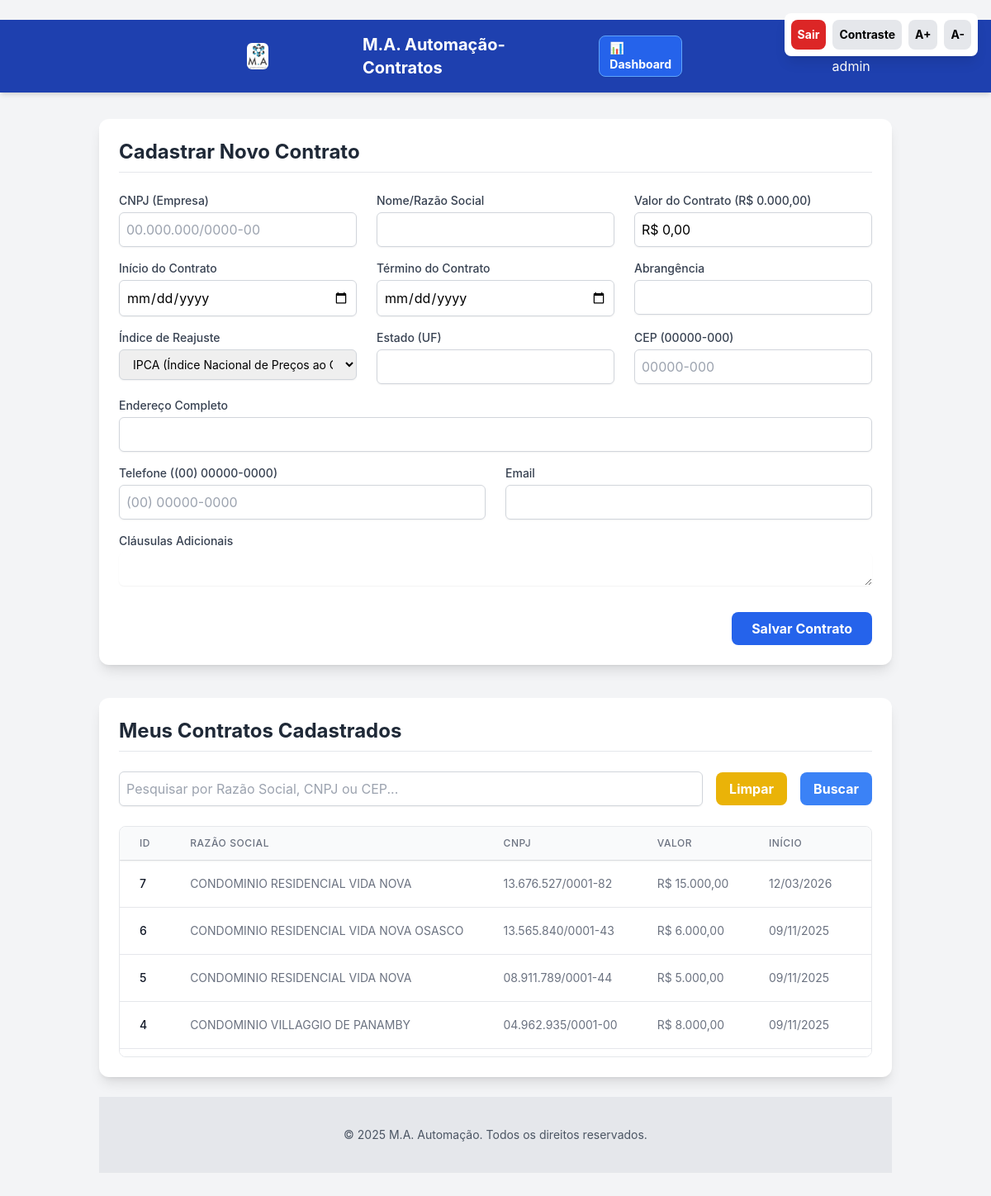
Screenshot of / (signed in) with the database file from the repository.
### models.py (models this page shows, shortened)
class User(db.Model, UserMixin):
    id = db.Column(db.Integer, primary_key=True)
    username = db.Column(db.String(80), unique=True, nullable=False)
    password_hash = db.Column(db.String(256), nullable=False)
    contratos = db.relationship('ContratCond', backref='usuario', lazy=True)

### app.py (models this page shows, shortened)
class ContratCond(db.Model):
    id = db.Column(db.Integer, primary_key=True)
    nome = db.Column(db.String(100), nullable=False)
    cnpj = db.Column(db.String(20), unique=True, nullable=False)
    endereco = db.Column(db.String(200), nullable=False)
    cep = db.Column(db.String(10), nullable=False)
    estado = db.Column(db.String(50), nullable=False)
    telefone = db.Column(db.String(20), nullable=False)
    email = db.Column(db.String(120), nullable=False)
    valor_contrato = db.Column(db.Numeric(10, 2), nullable=False)
    inicio_contrato = db.Column(db.Date, nullable=False)
    termino_contrato = db.Column(db.Date, nullable=True)
    abrangencia_contrato = db.Column(db.String(100), nullable=False)
    tipo_indice = db.Column(db.String(50), nullable=True)
    clausulas_adicionais = db.Column(db.Text, nullable=True)
    data_criacao = db.Column(db.DateTime, nullable=False, default=datetime.utcnow)

### app.py (the view, shortened to what this page needs)
@app.route('/', methods=['GET', 'POST'])
def index():
    form = ContratoForm()
    search_form = SearchForm()
    search_query = request.args.get('termo', '')
    page = request.args.get('page', 1, type=int)
    per_page = 10
    query = ContratCond.query.order_by(ContratCond.data_criacao.desc())
    contratos = query.paginate(page=page, per_page=per_page, error_out=False)
    return render_template('index.html',
                            form=form,
                            search_form=search_form,
                            contratos=contratos,
                            search_query=search_query)

### app.py
class SearchForm(FlaskForm):
    termo = StringField('Pesquisar', validators=[Optional(), Length(max=100)])
    submit = SubmitField('Buscar')

### app.py (called while the page is built)
def clean_currency(value_str):
    if not isinstance(value_str, str):
        value_str = str(value_str)
    cleaned = re.sub(r'[R$\s.]', '', value_str).replace(',', '.')
    try:
        if not cleaned:
            return Decimal('0.00')
        return Decimal(cleaned)
    except Exception:
        return Decimal('0.00')

def format_currency_br(value):
    if value is None:
        return ""
    return "R$ {:,.2f}".format(value).replace(",", "X").replace(".", ",").replace("X", ".")

@login_manager.user_loader
def load_user(user_id):
    try:
        return User.query.get(int(user_id))
    except ValueError:
        return None

### templates/index.html (shortened to what this page needs)
<!DOCTYPE html>
<html lang="pt-BR">
<head>
    <script src="https://cdn.tailwindcss.com"></script>
</head>
<body class="min-h-screen">
    <div class="fixed top-4 right-4 z-50 flex space-x-2 p-2 bg-white card rounded-lg shadow-lg">
        <a href="{{ url_for('logout') }}" title="Sair do Sistema" class="p-2 text-sm bg-red-600 text-white hover:bg-red-700 rounded-lg font-bold transition duration-150">
            Sair
        </a>
        <button id="toggle-contrast" title="Alternar Modo de Alto Contraste" class="p-2 text-sm bg-gray-200 hover:bg-gray-300 rounded-lg font-bold transition duration-150">
            Contraste
        </button>
        <button id="increase-font" title="Aumentar Tamanho da Fonte" class="p-2 text-sm bg-gray-200 hover:bg-gray-300 rounded-lg font-bold transition duration-150">
            A+
        </button>
        <button id="decrease-font" title="Diminuir Tamanho da Fonte" class="p-2 text-sm bg-gray-200 hover:bg-gray-300 rounded-lg font-bold transition duration-150">
            A-
        </button>
    </div>
    <nav class="bg-blue-800 shadow-md p-4 flex justify-start items-center sticky top-0 z-10">
        <div class="w-full max-w-7xl flex justify-between items-center">
            <div class="flex items-center space-x-3 justify-start">
                <img src="static/logo.png" alt="Logo M.A. Automação" class="h-8 rounded-md object-contain">
                <div class="text-xl font-bold text-white">M.A. Automação-Contratos</div>
            </div>
            <a href="{{ url_for('dashboard') }}" class="ml-4 px-3 py-1 bg-blue-600 hover:bg-blue-700 text-white text-sm font-bold rounded-lg transition duration-150 flex items-center shadow-sm border border-blue-400">
        📊 Dashboard
    </a>
            <div class="flex items-center space-x-4 ml-auto">
                <span class="text-white self-center hidden sm:block">Bem-vindo, {{ current_user.username if current_user.is_authenticated else 'Visitante' }}</span>
            </div>
        </div>
    </nav>
    <div class="container mx-auto p-4 md:p-8">
        <div class="bg-white card rounded-xl p-6 mb-10 shadow-lg">
            <h2 class="text-2xl font-bold text-gray-800 mb-6 border-b pb-2">Cadastrar Novo Contrato</h2>
            <form method="POST" action="{{ url_for('index') }}" class="space-y-4">
                <div class="grid grid-cols-1 md:grid-cols-3 gap-6">
                    <div>
                        <label for="{{ form.cnpj.id }}" class="block text-sm font-medium text-gray-700">CNPJ (Empresa)</label>
                        {{ form.cnpj(class="mt-1 block w-full border border-gray-300 rounded-md shadow-sm p-2 focus:ring-blue-500 focus:border-blue-500", id='cnpj') }}
                    </div>
                    <div>
                        <label for="{{ form.nome.id }}" class="block text-sm font-medium text-gray-700">Nome/Razão Social</label>
                        {{ form.nome(class="mt-1 block w-full border border-gray-300 rounded-md shadow-sm p-2 focus:ring-blue-500 focus:border-blue-500", id='nome') }}
                    </div>
                    <div>
                        <label for="{{ form.valor_contrato.id }}" class="block text-sm font-medium text-gray-700">Valor do Contrato (R$ 0.000,00)</label>
                    {{ form.valor_contrato(
                        class="mt-1 block w-full border border-gray-300 rounded-md shadow-sm p-2 focus:ring-blue-500 focus:border-blue-500",
                        placeholder="Ex: R$ 15.000,00",
                        id='valor_contrato',
                        value=form.valor_contrato.data | currency_br
                    ) }}
                    </div>
                </div>
                <div class="grid grid-cols-1 md:grid-cols-3 gap-6">
                    <div>
                        <label for="{{ form.inicio_contrato.id }}" class="block text-sm font-medium text-gray-700">Início do Contrato</label>
                        {{ form.inicio_contrato(class="mt-1 block w-full border border-gray-300 rounded-md shadow-sm p-2 focus:ring-blue-500 focus:border-blue-500", type="date") }}
                    </div>
                    <div>
                        <label for="{{ form.termino_contrato.id }}" class="block text-sm font-medium text-gray-700">Término do Contrato</label>
                        {{ form.termino_contrato(class="mt-1 block w-full border border-gray-300 rounded-md shadow-sm p-2 focus:ring-blue-500 focus:border-blue-500", type="date") }}
                    </div>
                    <div>
                        <label for="{{ form.abrangencia_contrato.id }}" class="block text-sm font-medium text-gray-700">Abrangência</label>
                        {{ form.abrangencia_contrato(class="mt-1 block w-full border border-gray-300 rounded-md shadow-sm p-2 focus:ring-blue-500 focus:border-blue-500") }}
                    </div>
                </div>
                <div class="grid grid-cols-1 md:grid-cols-3 gap-6">
                    <div>
                        <label for="{{ form.tipo_indice.id }}" class="block text-sm font-medium text-gray-700">Índice de Reajuste</label>
                    {{ form.tipo_indice(class="mt-1 block w-full px-3 py-2 border border-gray-300 rounded-md shadow-sm focus:outline-none focus:ring-indigo-500 focus:border-indigo-500 sm:text-sm") }}
                    </div>
                    <div>
                        <label for="{{ form.estado.id }}" class="block text-sm font-medium text-gray-700">Estado (UF)</label>
                        {{ form.estado(class="mt-1 block w-full border border-gray-300 rounded-md shadow-sm p-2 focus:ring-blue-500 focus:border-blue-500", id='estado') }}
                    </div>
                    <div>
                        <label for="{{ form.cep.id }}" class="block text-sm font-medium text-gray-700">CEP (00000-000)</label>
                        {{ form.cep(class="mt-1 block w-full border border-gray-300 rounded-md shadow-sm p-2 focus:ring-blue-500 focus:border-blue-500", id='cep') }}
                    </div>
                </div>
                <div>
                    <label for="{{ form.endereco.id }}" class="block text-sm font-medium text-gray-700">Endereço Completo</label>
                    {{ form.endereco(class="mt-1 block w-full border border-gray-300 rounded-md shadow-sm p-2 focus:ring-blue-500 focus:border-blue-500", id='endereco') }}
                </div>
                <div class="grid grid-cols-1 md:grid-cols-2 gap-6">
                    <div>
                        <label for="{{ form.telefone.id }}" class="block text-sm font-medium text-gray-700">Telefone ((00) 00000-0000)</label>
                        {{ form.telefone(class="mt-1 block w-full border border-gray-300 rounded-md shadow-sm p-2 focus:ring-blue-500 focus:border-blue-500", id='telefone') }}
                    </div>
                    <div>
                        <label for="{{ form.email.id }}" class="block text-sm font-medium text-gray-700">Email</label>
                        {{ form.email(class="mt-1 block w-full border border-gray-300 rounded-md shadow-sm p-2 focus:ring-blue-500 focus:border-blue-500", id='email') }}
                    </div>
                </div>
                <div>
                    <label for="{{ form.clausulas_adicionais.id }}" class="block text-sm font-medium text-gray-700">Cláusulas Adicionais</label>
                {{ form.clausulas_adicionais(class="mt-1 block w-full rounded-md border-gray-300 shadow-sm focus:border-indigo-500 focus:ring-indigo-500 sm:text-sm") }}
                </div>
                <div class="text-right pt-4">
                    {{ form.submit(class="px-6 py-2 bg-blue-600 text-white font-bold rounded-lg hover:bg-blue-700 transition duration-200 cursor-pointer") }}
                </div>
            </form>
        </div>
        <div class="bg-white card rounded-xl p-6 shadow-lg">
    <h2 class="text-2xl font-bold text-gray-800 mb-6 border-b pb-2">Meus Contratos Cadastrados</h2>
    <form method="GET" action="{{ url_for('index') }}" class="mb-6 flex space-x-4">
        {{ search_form.termo(class="flex-grow border border-gray-300 rounded-md shadow-sm p-2 focus:ring-blue-500 focus:border-blue-500", placeholder="Pesquisar por Razão Social, CNPJ ou CEP...") }}
        <a href="{{ url_for('index') }}" class="px-4 py-2 bg-yellow-500 text-white font-bold rounded-lg hover:bg-yellow-600 transition duration-200 self-center">Limpar</a>
        <button type="submit" class="px-4 py-2 bg-blue-500 text-white font-bold rounded-lg hover:bg-blue-600 transition duration-200 self-center">Buscar</button>
    </form>
    {% if contratos.items %}
        <div style="height: 280px; overflow-y: scroll; border: 1px solid #e5e7eb; border-radius: 8px;">
            <table class="min-w-full divide-y divide-gray-200">
                <thead class="bg-gray-50 sticky top-0 z-10 shadow-sm">
                    <tr>
                        <th class="px-6 py-3 text-left text-xs font-medium text-gray-500 uppercase tracking-wider">ID</th>
                        <th class="px-6 py-3 text-left text-xs font-medium text-gray-500 uppercase tracking-wider">Razão Social</th>
                        <th class="px-6 py-3 text-left text-xs font-medium text-gray-500 uppercase tracking-wider">CNPJ</th>
                        <th class="px-6 py-3 text-left text-xs font-medium text-gray-500 uppercase tracking-wider">Valor</th>
                        <th class="px-6 py-3 text-left text-xs font-medium text-gray-500 uppercase tracking-wider">Início</th>
                        <th class="px-6 py-3 text-center text-xs font-medium text-gray-500 uppercase tracking-wider">Ações</th>
                    </tr>
                </thead>
                <tbody class="bg-white divide-y divide-gray-200">
                    {% for contrato in contratos.items %}
                    <tr>
                        <td class="px-6 py-4 whitespace-nowrap text-sm font-medium text-gray-900">{{ contrato.id }}</td>
                        <td class="px-6 py-4 whitespace-nowrap text-sm text-gray-500">{{ contrato.nome }}</td>
                        <td class="px-6 py-4 whitespace-nowrap text-sm text-gray-500">{{ contrato.cnpj }}</td>
                        <td class="px-6 py-4 whitespace-nowrap text-sm text-gray-500">R$ {{ "{:,.2f}".format(contrato.valor_contrato).replace(',','v').replace('.',',').replace('v','.') }}</td>
                        <td class="px-6 py-4 whitespace-nowrap text-sm text-gray-500">{{ contrato.inicio_contrato.strftime('%d/%m/%Y') }}</td>
                        <td class="px-6 py-4 whitespace-nowrap text-sm font-medium">
                        </td>
                    </tr>
                    {% endfor %}
                </tbody>
            </table>
        </div>
    {% else %}
        <p class="text-center text-gray-500 py-4">Nenhum contrato encontrado para os critérios de busca.</p>
    {% endif %}
</div>
    <footer class="bg-gray-200 text-gray-600 text-center text-sm p-4 mt-auto">
        <p>&copy; {{ now().year if now is defined else '2025' }} M.A. Automação. Todos os direitos reservados.</p>
    </footer>
        </div>
</body>
</html>
</body>
</html>

### templates/index.html (style rules this page uses)
:root { --font-size-base: 16px; }
body { font-size: var(--font-size-base); transition: background-color 0.3s, color 0.3s; font-family: 'Inter', sans-serif; background-color: #f3f4f6; }

### rows the page displays
User: username "admin"
ContratCond: id "7", nome "CONDOMINIO RESIDENCIAL VIDA NOVA", cnpj "13.676.527/0001-82", valor_contrato "15.000,00", inicio_contrato "12/03/2026"
ContratCond: id "6", nome "CONDOMINIO RESIDENCIAL VIDA NOVA OSASCO", cnpj "13.565.840/0001-43", valor_contrato "6.000,00", inicio_contrato "09/11/2025"
ContratCond: id "5", nome "CONDOMINIO RESIDENCIAL VIDA NOVA", cnpj "08.911.789/0001-44", valor_contrato "5.000,00", inicio_contrato "09/11/2025"
ContratCond: id "4", nome "CONDOMINIO VILLAGGIO DE PANAMBY", cnpj "04.962.935/0001-00", valor_contrato "8.000,00", inicio_contrato "09/11/2025"
